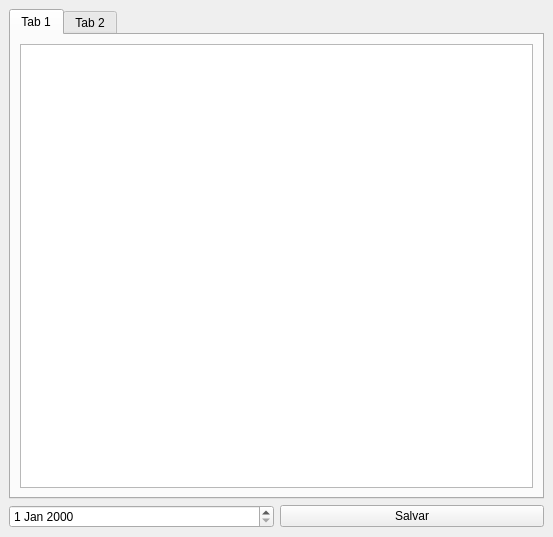
<?xml version="1.0" encoding="UTF-8"?>
<ui version="4.0">
 <class>MainWindow</class>
 <widget class="QMainWindow" name="MainWindow">
  <property name="geometry">
   <rect>
    <x>0</x>
    <y>0</y>
    <width>553</width>
    <height>537</height>
   </rect>
  </property>
  <property name="windowTitle">
   <string>MainWindow</string>
  </property>
  <widget class="QWidget" name="centralwidget">
   <layout class="QGridLayout" name="gridLayout_2">
    <item row="1" column="1">
     <widget class="QPushButton" name="btnSalvar">
      <property name="text">
       <string>Salvar</string>
      </property>
     </widget>
    </item>
    <item row="1" column="0">
     <widget class="QDateEdit" name="dateEdit"/>
    </item>
    <item row="0" column="0" colspan="2">
     <widget class="QTabWidget" name="tabWidget">
      <property name="currentIndex">
       <number>0</number>
      </property>
      <widget class="QWidget" name="tab">
       <attribute name="title">
        <string>Tab 1</string>
       </attribute>
       <layout class="QGridLayout" name="gridLayout">
        <item row="0" column="0">
         <widget class="QTableWidget" name="tableWidget"/>
        </item>
       </layout>
      </widget>
      <widget class="QWidget" name="tab_2">
       <attribute name="title">
        <string>Tab 2</string>
       </attribute>
       <layout class="QGridLayout" name="gridLayout_3">
        <item row="0" column="0">
         <widget class="QComboBox" name="comboBox"/>
        </item>
        <item row="0" column="1">
         <widget class="QLabel" name="label">
          <property name="text">
           <string>TextLabel</string>
          </property>
         </widget>
        </item>
        <item row="0" column="2" rowspan="4">
         <widget class="QScrollBar" name="verticalScrollBar">
          <property name="orientation">
           <enum>Qt::Vertical</enum>
          </property>
         </widget>
        </item>
        <item row="1" column="0">
         <widget class="QComboBox" name="comboBox_4"/>
        </item>
        <item row="1" column="1">
         <widget class="QLabel" name="label_2">
          <property name="text">
           <string>TextLabel</string>
          </property>
         </widget>
        </item>
        <item row="2" column="0">
         <widget class="QComboBox" name="comboBox_3"/>
        </item>
        <item row="2" column="1">
         <widget class="QLabel" name="label_3">
          <property name="text">
           <string>TextLabel</string>
          </property>
         </widget>
        </item>
        <item row="3" column="0">
         <widget class="QComboBox" name="comboBox_2"/>
        </item>
        <item row="3" column="1">
         <widget class="QLabel" name="label_4">
          <property name="text">
           <string>TextLabel</string>
          </property>
         </widget>
        </item>
       </layout>
      </widget>
     </widget>
    </item>
   </layout>
  </widget>
 </widget>
 <resources/>
 <connections/>
</ui>
